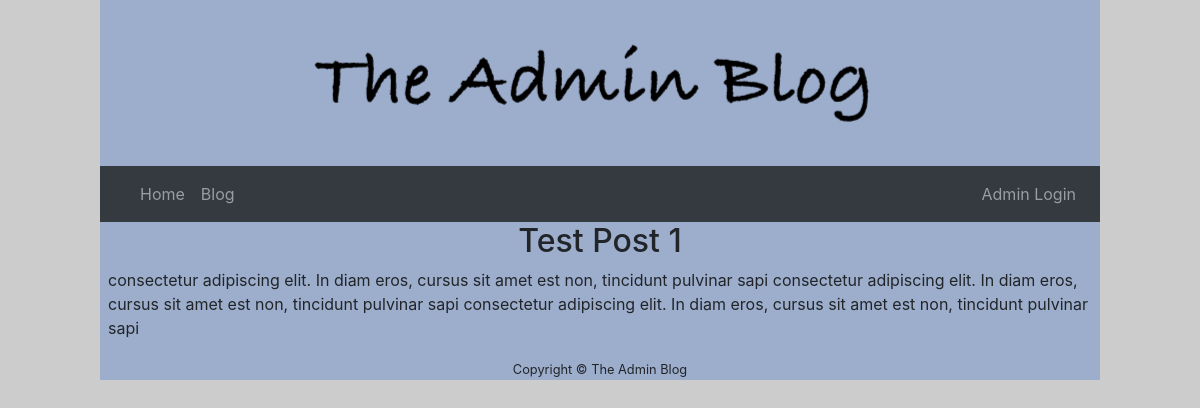
Screenshot of /blog/test-post-1 with the database file from the repository.
### blog/models.py (models this page shows, shortened)
class Post(models.Model):
    title = models.CharField(max_length=150)
    description = models.TextField()
    body = RichTextField()
    created = models.DateTimeField(auto_now_add=True)
    updated = models.DateTimeField(auto_now=True)
    slug = models.SlugField(max_length=150, unique=True)

### blog/views.py (the view)
# urls.py: path('blog/<slug:slug>', views.blogdetail.as_view(), name='blogdetail'),
class blogdetail(DetailView):
    template_name = 'blogdetail.html'
    model = Post
    def get_context_data(self, **kwargs):
        context = super(blogdetail, self).get_context_data(**kwargs)
        return context

### blog/templates/blogdetail.html
{% extends 'base.html' %}
{% block content %}
<div class="container-fluid">
    <div class="row text-center">
        <div class="col-md-1"></div>
        <div class="col-md-10 px-2">
            <h2>{{object.title}}</h2>
        </div>
    </div>
</div>
<div class="container-fluid">
    <div class="row">
        <div class="col-md-1"></div>
        <div class="col-md-10 px-2">
            <p> {{object.body|safe}}</p>
        </div>
    </div>
</div>
{% endblock %}

### blog/static/css/base.css (style rules this page uses)
body { background-color: #cccccc; }
.col-md-10 { padding: 0; background-color: #9daecc; }

### rows the page displays
Post: title "Test Post 1", body "consectetur adipiscing elit. In diam eros, cursus sit amet est non, tincidunt pulvinar sapi consectetur adipiscing elit. In diam eros, cursus sit amet est non, tincidunt pulvinar sapi consectetur adipiscing elit. In diam eros, cursus sit amet est non, tincidunt pulvinar sapi"
